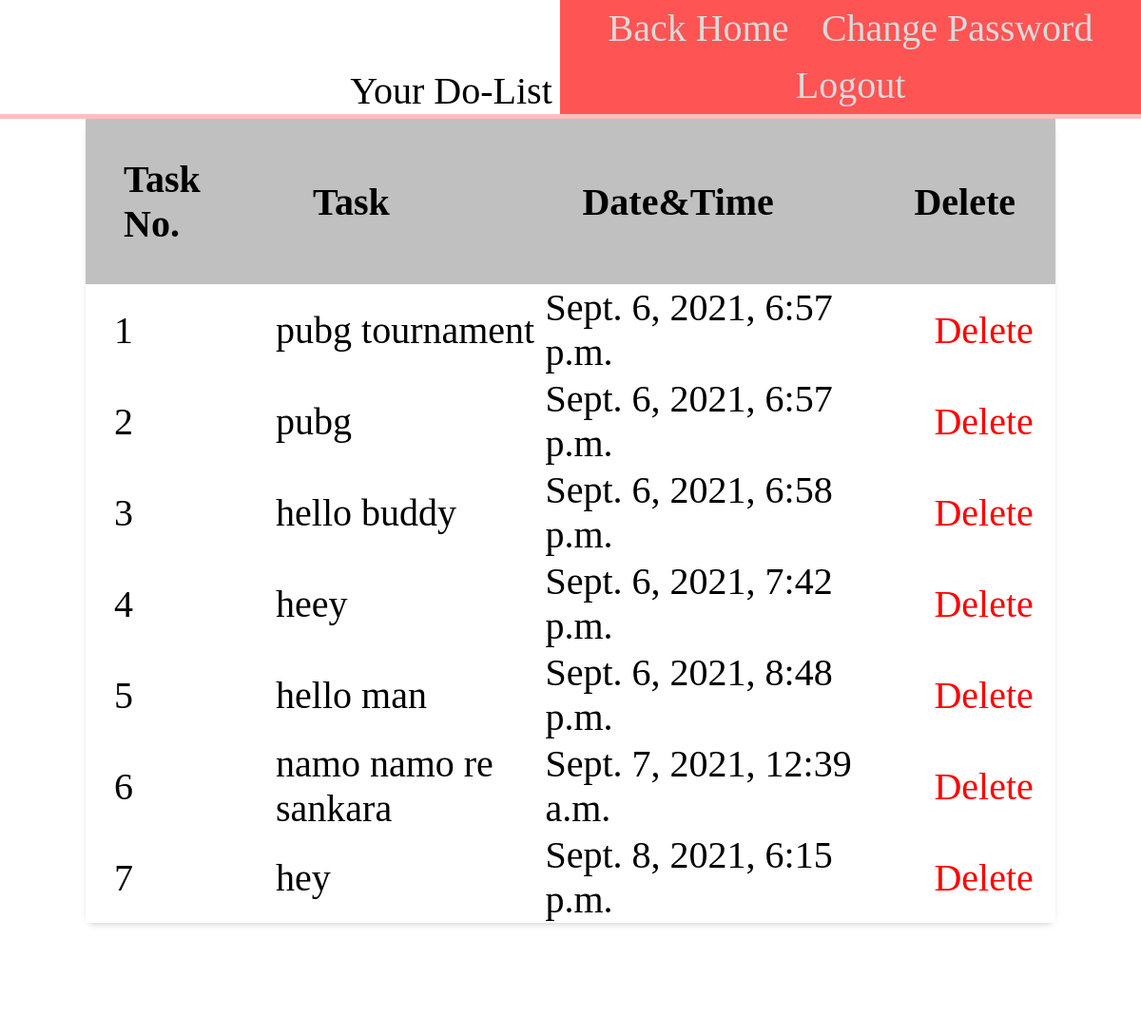
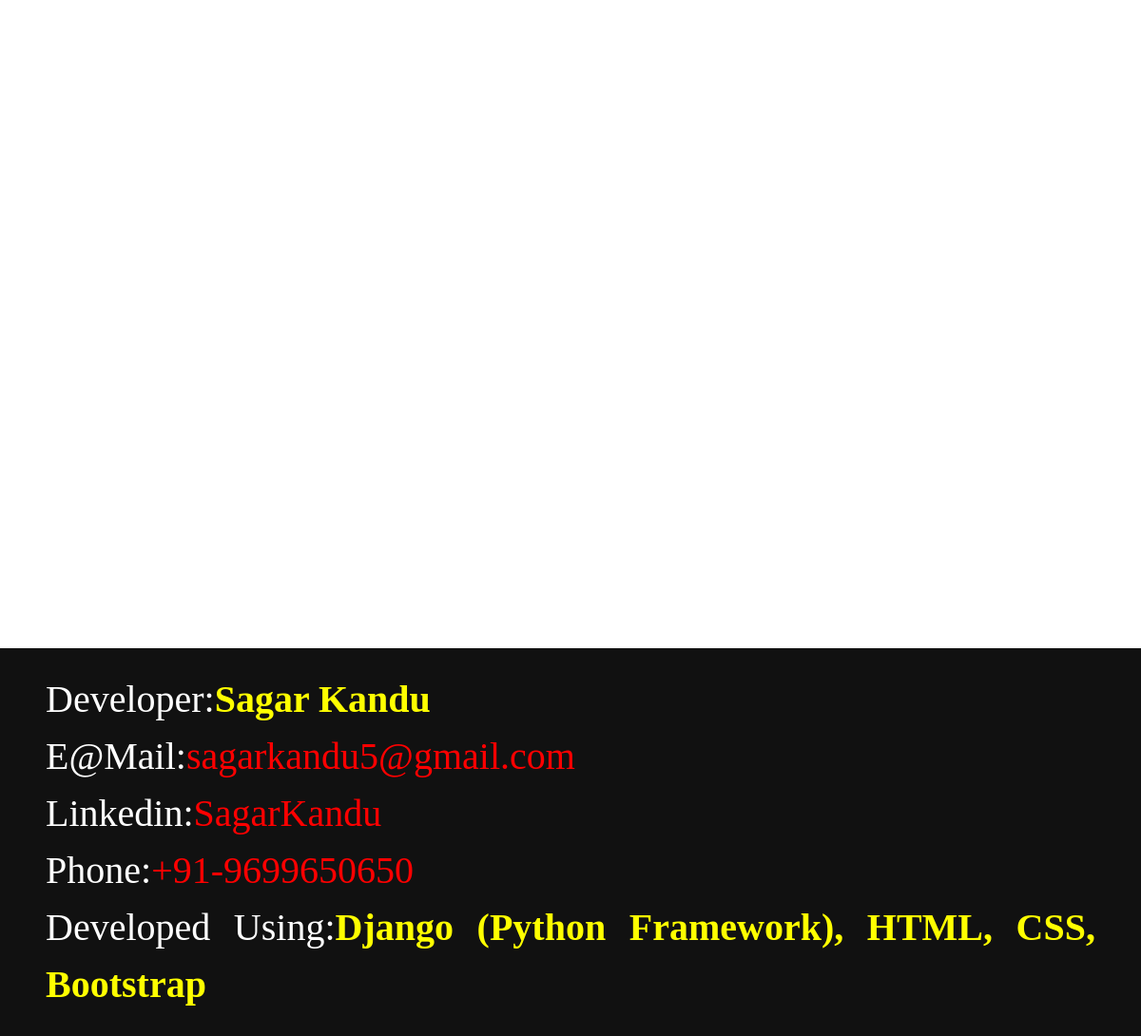
Page /viewtask/ (signed in) on the committed database (2 pictures, top to bottom).
### taskapp/models.py (models this page shows)
class TaskModel(models.Model):
	owner = models.ForeignKey(User,on_delete=models.CASCADE)
	task_no = models.IntegerField(primary_key=True)
	task = models.TextField()
	time_date = models.DateTimeField(auto_now_add=True)

### taskapp/views.py (the view)
# urls.py: path("viewtask/",viewtask,name="viewtask"),
def viewtask(request):
	if request.user.is_authenticated:
		data = TaskModel.objects.filter(owner=request.user)
		return render(request,"viewtask.html",{"data":data})
	else:
		return redirect("user_login")

### taskapp/templates/viewtask.html (shortened to what this page needs)
{% extends 'base.html' %}
{% block content %}
<body style="background-color:white;">
<h1 style="width:40%;padding-top:6%;padding-botttom:10px;"> Your Do-List </h1>
<hr style="border-top: 5px solid red;">
<table class="w-full text-md bg-white shadow-md rounded mb-20" style="width:85%;">
	  <tbody style="background-color:white;">
                <tr style="background-color:silver;">
		    <th class="text-left p-3 px-6">Task No.</th>
                    <th class="text-left p-3 px-6">Task</th>
		    <th class="text-left p-3 px-6">Date&Time</th>
		    <th class="text-left p-3 px-6">Delete</th>
		    <th></th>
     	          </tr>
	{% for d in data %}
		<tr>
			<td style="padding-left:30px;"> {{ forloop.counter }} </td>
			<td> {{ d.task }} </td>
			<td> {{ d.time_date }}</td>
			<td><a style="color:red;padding-left:60px;" href="{% url  'delete' id=d.task_no %}" onclick="return confirm('r uhh sure?')"> Delete </a></td>
		<th></th>
		</tr>
	{% empty %}
		<tr>
		<td> No Task added</td><td> yet pls add</td><td> some task by clicking on:</td><td><strong style="color:red;">Create</strong></td>
		</tr>
	{% endfor %}
	</tbody>
</table>
</body>
{% endblock %}

### templates/base.html (shortened to what this page needs)
{% load static %}
<html>
<head>
<link href="https://cdn.jsdelivr.net/npm/bootstrap@5.1.1/dist/css/bootstrap.min.css" rel="stylesheet">
<link href="https://unpkg.com/tailwindcss@^2/dist/tailwind.min.css" rel="stylesheet">
</head>
<body img src="{% static 'images/plan.jpg' %}">
<center>
	<div id="nav">
	{% if user.is_authenticated %}
		<div style="float:right;background-color:#ff5454;color:white;">
		<a href="{% url 'home' %}">Back Home</a>
		<a href="{% url 'user_cp' %}"> Change Password</a>
		<a href="{% url 'user_logout' %}">Logout </a>
		</div>
	{% else %}
		<div>
		<a href="{% url 'user_login' %}"> Login </a>
		<a href="{% url 'user_signup' %}"> Sign up </a>
		<a href="{% url 'user_np' %}"> Forget Password </a>
		</div>
	{% endif %}
	</div>
	{% block content %} {% endblock %}
<br><br><br><br><br><br><br><br><br><br>
<footer class="footer">
	<p>Developer:<strong style="color:yellow;">Sagar Kandu </strong> </p>
 	<p>E@Mail:<a style="color:red;" href="mailto:sagarkandu5@gmail.com">sagarkandu5@gmail.com</a></p>
	<p>Linkedin:<a style="color:red;" href="https://www.linkedin.com/in/sagar-kandu-719258181">SagarKandu</a></p>
	<p>Phone:<a style="color:red;" href="Phone:+91-9699650650">+91-9699650650</a></p>
	<p>Developed Using:<strong style="color:yellow;">Django (Python Framework), HTML, CSS, Bootstrap  </strong> </p>
</footer>
</center>
</body>
</html>

### rows in the picture
TaskModel: task "pubg tournament", time_date "Sept. 6, 2021, 6:57 p.m."
TaskModel: task "pubg", time_date "Sept. 6, 2021, 6:57 p.m."
TaskModel: task "hello buddy", time_date "Sept. 6, 2021, 6:58 p.m."
TaskModel: task "heey", time_date "Sept. 6, 2021, 7:42 p.m."
TaskModel: task "hello man", time_date "Sept. 6, 2021, 8:48 p.m."
TaskModel: task "namo namo re sankara", time_date "Sept. 7, 2021, 12:39 a.m."
TaskModel: task "hey", time_date "Sept. 8, 2021, 6:15 p.m."
